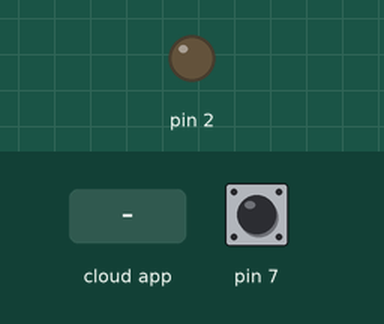
Simulated run of this sketch. Board: Arduino Uno, built with avr-gcc and run on an emulated ATmega328P. On the bench: output pins drawn as LEDs (lit = HIGH). The inputs (shaded band) are chosen by the test bench; at power-on: pin 7 HIGH. The ROS host is connected and sends only what is stated.

Above: at 1.2 s.
1.3 s: the phone or cloud app sets raspberry to 0
At 1.4 s:
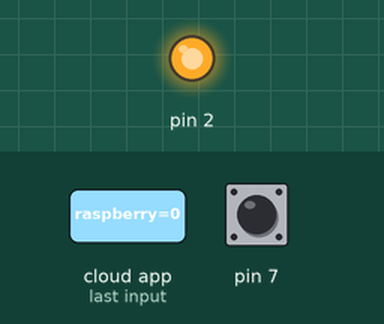
Timing chart, 0 to 4.3 s (numbered marks = the images above; inputs shaded):
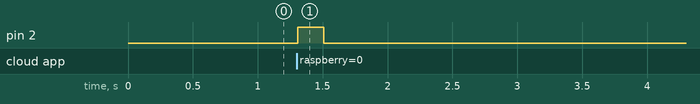

Measured:
- after the input at 1.3 s, pin 2: LOW → HIGH at once, → LOW 0.20 s later

The sketch:

ros.ino
```cpp
/*
 * rosserial Publisher Example
 * Prints "hello world!"
 */
#include <ros.h>
#include <std_msgs/String.h>
#include <std_msgs/Int32.h>

ros::NodeHandle  nh;
void messageCb( const std_msgs::Int32& toggle_msg){
  digitalWrite(2, HIGH);   // blink the led
  delay(200);
  digitalWrite(2, LOW);
}
ros::Subscriber<std_msgs::Int32> sub("raspberry", &messageCb );

std_msgs::Int32 int_msg;
ros::Publisher chatter("opercr", &int_msg);

char hello[13] = "hello world!";


void setup()
{
  pinMode(7,INPUT_PULLUP);
  pinMode(2,OUTPUT);
  nh.initNode();
  nh.advertise(chatter);
  nh.subscribe(sub);
}
void send_msg_to_topic(){
  if(digitalRead(7) == LOW){
  int_msg.data = 777;
  chatter.publish(&int_msg);
  }
  nh.spinOnce();

  }
void loop()
{

 send_msg_to_topic();
  delay(100);
}
```
